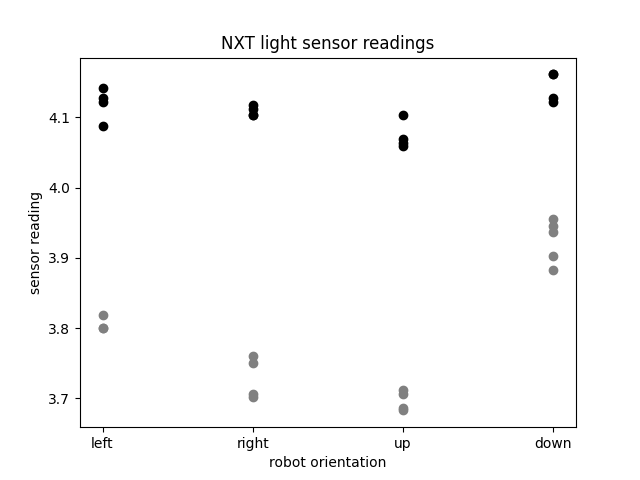

This chart was generated by the following Python code:
import matplotlib.pyplot as plt
import pandas as pd

df = pd.read_csv("sensor_readings.csv", sep=',')
df.columns = ['direction', 'key', 'value','colour']

for d in ['left','right','up','down']:
    for c in ['grey', 'black']:
        temp = df[(df.direction==d) & (df.colour==c)]
        plt.plot(temp.direction, temp.value, 'o', c=c)
plt.title('NXT light sensor readings')
plt.xlabel('robot orientation')
plt.ylabel('sensor reading')
plt.savefig('sensor_plot.png', transparent=True)
plt.show()
